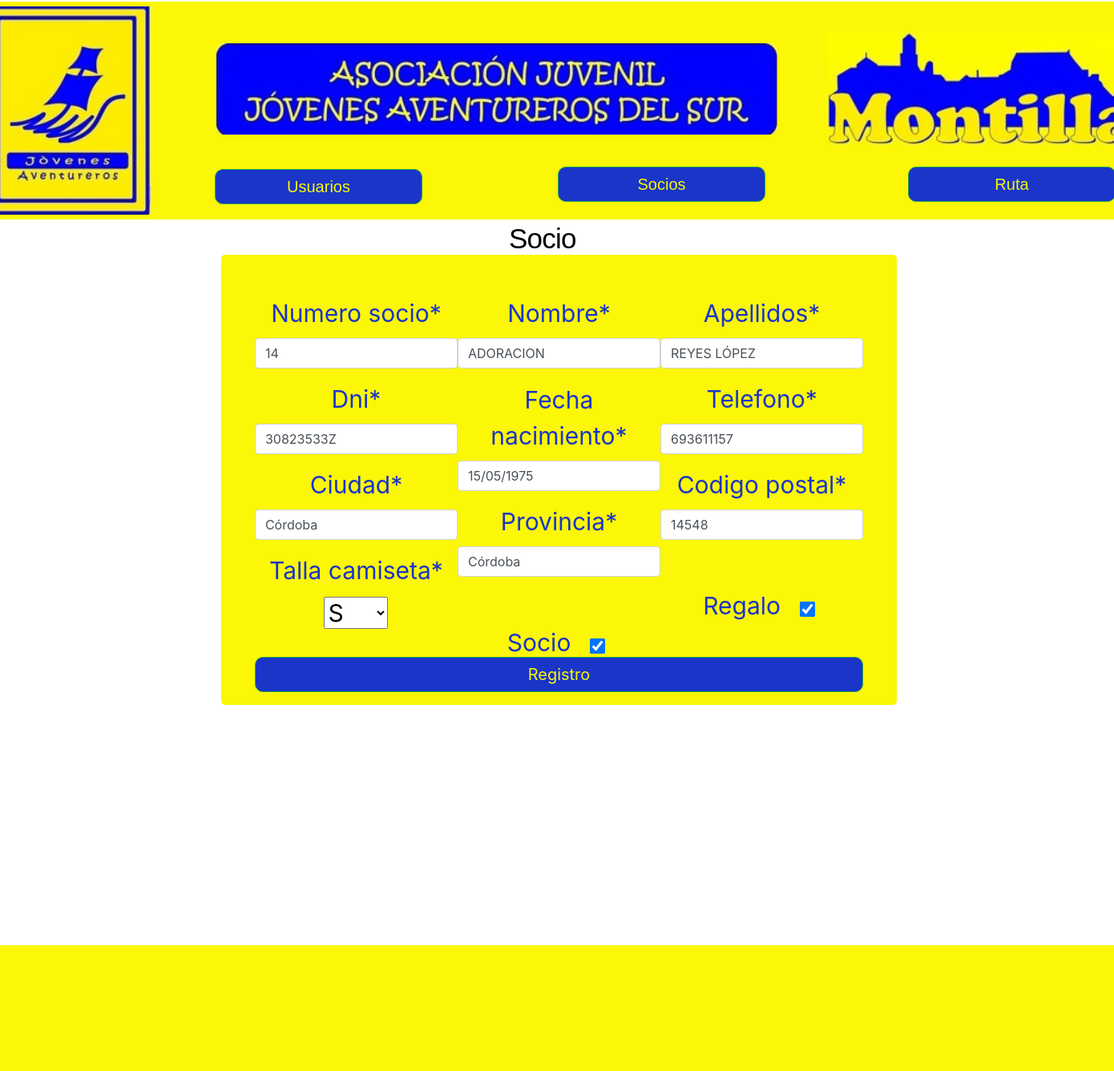
Before: /socios/actualizarSocio/15751/ with the older database file.
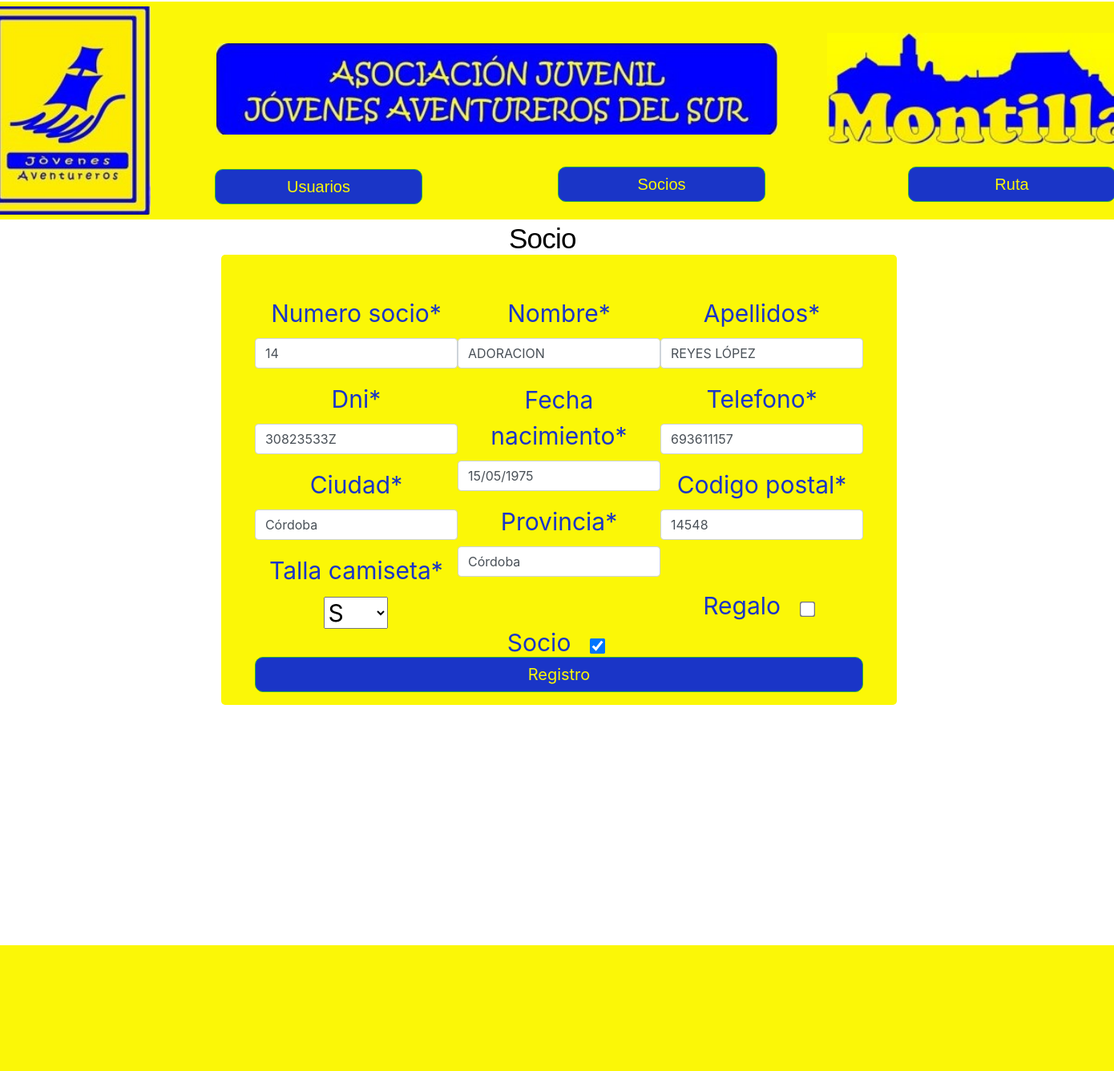
After: the same page with the newer database file.
### Socios/models.py (models this page shows, shortened)
class Socios(models.Model):
    id = models.AutoField(primary_key=True)
    numero_socio = models.IntegerField(default=0)
    nombre = models.CharField(max_length=30)
    apellidos = models.CharField(max_length=50)
    dni = models.CharField(max_length=20)
    fecha_nacimiento = models.CharField(max_length=16)
    telefono = models.CharField(max_length=20)
    codigo_postal = models.CharField(max_length=20, default=14550)
    ciudad = models.CharField(max_length=30, default="Montilla")
    provincia = models.CharField(max_length=35, default="Córdoba")
    socio = models.BooleanField(default=False)
    talla_camiseta = models.CharField(max_length=4, choices=TALLA, default=S)
    regalo = models.BooleanField(default=False)

### Socios/views.py (the view, shortened to what this page needs)
# urls.py: path("actualizarSocio/<int:socioid>/", actualizar_Socio, name="Actualizar Socios"),
def actualizar_Socio(request, socioid):
    socio = Socios.objects.filter(id = socioid).first()
    socio_b = socio.socio
    num = socio.numero_socio
    if socio.socio is True:
        if request.method == 'POST':
            socio_form = SocioForm(request.POST, instance=socio)
            if socio_form.is_valid():
                socio_form.save()
                socio.nombre = socio.nombre.upper()
                socio.apellidos = socio.apellidos.upper()
                socio.save()
                if socio.socio is False:
                    socio.regalo = False
                    socio.numero_socio = 0
                    socio.save()
                if socio.socio is True:
                    return redirect('Mostrar Usuarios Socios')
                else:
                    return redirect('Listar Socios')
        else:
            socio_form = SocioForm(instance=socio)
        return render(request, 'socios/actualizarSocio.html', {'formulario': socio_form})

### Socios/forms.py
class SocioForm(forms.ModelForm):
    class Meta:
        model = Socios
        fields = ['numero_socio','nombre', 'apellidos','dni', 'fecha_nacimiento', 'telefono', 'codigo_postal','ciudad', 'provincia', 'socio', 'talla_camiseta', 'regalo']

### Socios/templates/socios/actualizarSocio.html (shortened to what this page needs)
{% extends "jovenesAventureros/base.html" %}
{% load crispy_forms_tags %}
{% load widget_tweaks %}
{% load static %}
{% block content %}
<p class="gestiones" style="font-size: 35px; margin-top: -25px;margin-left: 100px;">Socio</p>
  <div class="overlap-groupRegister">
  <div class="contenedorFormularioPerfil" style="width: 70%; margin-top: -2px;">
    <form method="post" action="" style="color: rgb(9, 10, 11); text-align: center; margin-top: 30px;">
        <div style="margin-top: 50px; color: rgba(26, 53, 199, 1); font-size: 30px; display: flex; flex-direction: column; align-items: center;">
            <div style="display: flex; justify-content: space-around; width: 90%;">
                <div style="width: 45%;">
                    {{ formulario.numero_socio|as_crispy_field }}
                    {{ formulario.dni|as_crispy_field }}
                    {{ formulario.ciudad|as_crispy_field }}
                    {{ formulario.talla_camiseta|as_crispy_field }}
                </div>
                <div style="width: 45%;">
                    {{ formulario.nombre|as_crispy_field }}
                    <div style="margin-top: 17px;">{{ formulario.fecha_nacimiento|as_crispy_field }}
                    {{ formulario.provincia|as_crispy_field }}</div>
                    <div style="margin-top: 60px;">Socio &nbsp;{{ formulario.socio|add_class:"bigger-input"}}</div>
                </div>
                <div style="width: 45%;">
                    {{formulario.apellidos|as_crispy_field }}
                    {{ formulario.telefono|as_crispy_field }}
                    {{ formulario.codigo_postal|as_crispy_field }}
                    <div style="margin-top: 60px;">Regalo &nbsp;{{ formulario.regalo|add_class:"bigger-input"}}</div>
                </div>
            </div>
        </div>
        <button type="submit" class="btn btn-success" style="margin-top: -5px; margin-bottom: 15px;background-color:rgba(26, 53, 199, 1); border-radius: 10px; color: #FBF707; width: 90%;font-size: 20px;">Registro</button>
    </form>
  </div>
  </div>
  <div class="boRE">
</div>
{% endblock %}

### Inicio/templates/jovenesAventureros/base.html (shortened to what this page needs)
<!DOCTYPE html>
<html>
<head>
{% load static %}
<link href="{% static 'JA/vendor/bootstrap/css/bootstrapp.min.css'%}" rel="stylesheet">
<link href="{% static 'JA/css/gestion.css'%}" rel="stylesheet">
<link href="{% static 'JA/css/styleguide.css'%}" rel="stylesheet">
</head>
<body>
  <div class="pgina-de-inicio">
  <div class="div">
  {% block content %}
  {% endblock%}
  <div class="frame-3">
  <a href = "{% url 'Home' %}"><img class="logo" src="{% static 'JA/img/cabecera1.jpg' %}"/></a>
  <a href = "{% url 'Home' %}"><img class="logoc" src="{% static 'JA/img/cabeceraCentral.jpg' %}"/></a>
  <a href = "{% url 'Home' %}"><img class="logof" src="{% static 'JA/img/cabeceraFinal.jpg' %}"/></a>
  <div class="text-wrapper-3" style="margin-left: 200px; margin-top: 20px;"><button type="submit" class="btn btn-success" style="margin-top: -5px; margin-bottom: 15px;background-color:rgba(26, 53, 199, 1); border-radius: 10px; color: #FBF707; width: 90%;font-size: 20px;"><a href="{% url 'Listar Socios' %}" style="color: #FBF707;">Usuarios</a></button></div>
  <div class="text-wrapper-4" style="margin-left: 125px;margin-top: 20px"><button type="submit" class="btn btn-success" style="margin-top: -5px; margin-bottom: 15px;background-color:rgba(26, 53, 199, 1); border-radius: 10px; color: #FBF707; width: 90%;font-size: 20px;"><a href="{% url 'Mostrar Usuarios Socios' %}" style="color: #FBF707">Socios</a></button></div>
  <div class="text-wrapper-5" style="margin-top: 20px;"><button type="submit" class="btn btn-success" style="margin-top: -5px; margin-bottom: 15px;background-color:rgba(26, 53, 199, 1); border-radius: 10px; color: #FBF707; width: 90%;font-size: 20px;"><a href="{% url 'Incripciones Abiertas' %}" style="color: #FBF707">Ruta</a></button></div>
  </div>
  </div>
  </div>
  </body>

### Inicio/static/JA/css/gestion.css (style rules this page uses)
.pgina-de-inicio { background-color: #ffffff; display: flex; flex-direction: row; justify-content: center; width: 100%; }
.pgina-de-inicio .div { width: 1440px; height: 1024px; position: relative; }
.pgina-de-inicio .logo { position: absolute; width: 400px; height: 260px; top: -133px; left: -90px; bottom: 30px; object-fit: contain; }
.pgina-de-inicio .logoc { position: absolute; width: 700px; height: 400px; top: -230px; left: 295px; bottom: 30px; object-fit: contain; }
.pgina-de-inicio .logof { position: absolute; width: 500px; height: 140px; top: -100px; left: 1000px; bottom: 30px; object-fit: contain; }
.pgina-de-inicio .frame-3 { width: 1460px; height: 133px; bottom: 750px; left: 0; right: 0; position: absolute; background-color: var(--azul); }
.pgina-de-inicio .text-wrapper-3 { position: absolute; width: 287px; top: 55px; left: 79px; font-family: "Sora-Regular", Helvetica; font-weight: 400; color: rgba(26, 53, 199, 1); font-size: 18px; text-align: center; letter-spacing: -0.36px; line-height: 21.6px; }
.pgina-de-inicio .text-wrapper-4 { left: 582px; position: absolute; width: 287px; top: 52px; font-family: "Sora-Regular", Helvetica; font-weight: 400; color: rgba(26, 53, 199, 1); font-size: 18px; text-align: center; letter-spacing: -0.36px; line-height: 21.6px; }
.pgina-de-inicio .text-wrapper-5 { left: 1144px; position: absolute; width: 287px; top: 52px; font-family: "Sora-Regular", Helvetica; font-weight: 400; color: rgba(26, 53, 199, 1); font-size: 18px; text-align: center; letter-spacing: -0.36px; line-height: 21.6px; }
.pgina-de-inicio .btn { box-shadow: 0px 3px 3px 0px var(--azul); }
.pgina-de-inicio .contenedorFormularioPerfil { background-color: var(--azul); width: 50%; margin: 20px auto; border-radius: 5px; padding: 1px 0px; }
.pgina-de-inicio .boRE { width: 1466px; height: 157px; margin-top: calc(100% - 400px); left: 0; right: 0; position: relative; background-color: var(--azul); }
.pgina-de-inicio .overlap-groupRegister { position: absolute; width: 1205px; height: 400px; top: 320px; bottom: 350px; left: 120px; }
.pgina-de-inicio .gestiones { position: absolute; top: 300px; left: 560px; font-family: "Sora-Regular", Helvetica; font-weight: 400; color: #000000; font-size: 39px; text-align: center; letter-spacing: -0.78px; line-height: 46.8px; white-space: nowrap; }
.bigger-input { transform: scale(1.5); -webkit-transform: scale(1.5); -moz-transform: scale(1.5); -o-transform: scale(1.5); margin: 10px; }

### Inicio/static/JA/css/styleguide.css (style rules this page uses)
:root { --prueba: rgba(0, 0, 0, 1); --azul: #FBF707; --blaugrana: rgba(144, 3, 79, 1); --prueba-font-family: "Sora", Helvetica; --prueba-font-weight: 400; --prueba-font-size: 16px; --prueba-letter-spacing: 0px; --prueba-line-height: normal; --prueba-font-style: normal; }

Changed rows visible on the page:
changed Socios "Córdoba": regalo "☑" → "☐"
